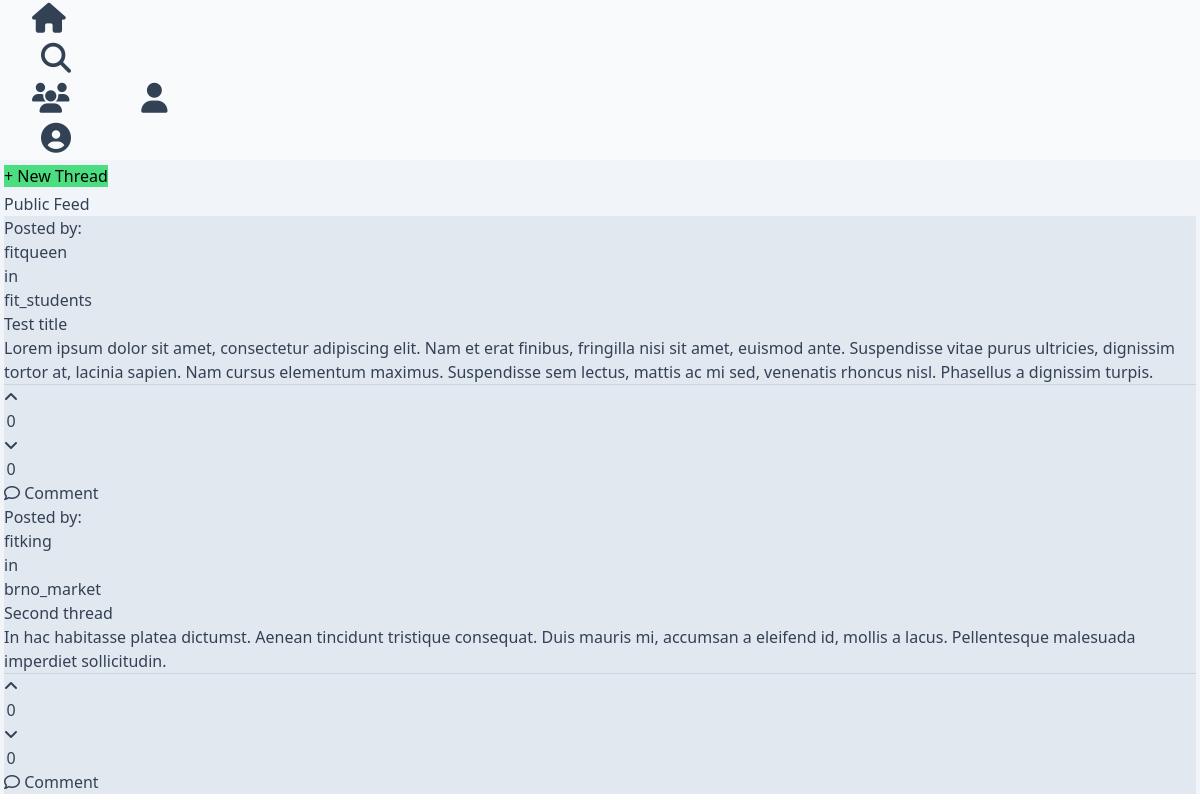
The page / on the database its author committed.
### tables this page shows
CREATE TABLE threads
(
    thread_id int NOT NULL AUTO_INCREMENT,
    thread_title varchar(255) NOT NULL,
    thread_text varchar(500) NOT NULL,
    thread_date TIMESTAMP DEFAULT CURRENT_TIMESTAMP NOT NULL,
    thread_positive_rating int DEFAULT 0,
    thread_negative_rating int DEFAULT 0,
    reply_id int,
    poster_id varchar(20) NOT NULL,
    group_id varchar(255) NOT NULL,
    PRIMARY KEY (thread_id),
    FOREIGN KEY (poster_id) REFERENCES users(user_id),
    FOREIGN KEY (group_id) REFERENCES groups(group_id),
    FOREIGN KEY (reply_id) REFERENCES threads(thread_id)
);

CREATE TABLE users
(
    user_id varchar(20) NOT NULL,
    user_password varchar(255) NOT NULL,
    user_email varchar(50) NOT NULL,
    user_profile_pic varchar(4000) DEFAULT NULL,
    user_banner varchar(4000) DEFAULT NULL,
    user_full_name varchar(255) DEFAULT NULL,
    user_gender ENUM('Male', 'Female', 'Other') DEFAULT 'Other',
    user_birthdate date,
    user_date_of_reg TIMESTAMP DEFAULT CURRENT_TIMESTAMP NOT NULL,
    user_public_flag boolean DEFAULT 1,
    PRIMARY KEY (user_id)    
);

### components/thread.php (the view, shortened to what this page needs)
<div class="flex flex-col px-4 py-2 mt-2 rounded-lg mx-80 thread-colorscheme text-colorscheme drop-shadow-md">
	<div class="flex flex-col">
		<div class="flex flex-row">
			<span class="text-sm text-slate-500 dark:text-slate-400">
				Posted by:
			</span>
			<object class="px-1 text-sm text-slate-500 dark:text-slate-400 hover:underline">
				<a href="<?= $context ?>/profile/<?= $threadPoster ?>">
					<?= $threadPoster ?>
				</a>
			</object>
			<span class="text-sm text-slate-500 dark:text-slate-400">
				in
			</span>
			<object class="px-1 text-sm text-slate-500 dark:text-slate-400 hover:underline">
				<a href="<?= $context ?>/group/<?= $groupId ?>">
					<?= $groupId ?>
				</a>
			</object>
		</div>
		<div class="flex flex-row">
			<a href="<?= $context ?>/thread/<?= $threadId ?>">
				<h3 class="text-xl hover:underline decoration-1">
					<?= $threadTitle ?>
				</h3>
			</a>
		</div>
		<div id="<?= $threadId ?>" class="relative flex flex-col items-center justify-center w-full h-full thread-text">
			<p class="h-12 text-base select-none max-h-52 gradient-mask-b-50">
				<?= $threadText ?>
			</p>
		</div>
		<hr class="mt-4 divider-colorscheme" />
		<div class="flex flex-row items-center justify-between px-4 mx-40 mt-2 min-h-fit">
			<button class="flex flex-row items-center justify-center w-full px-2 py-1 text-base transition-all duration-300 rounded-md hover:bg-slate-300 dark:hover:bg-slate-600">
				<i class="fa-solid fa-angle-up"></i>
				<div class="pl-4 text-base">
					<?= $threadPositiveRating ?>
				</div>
			</button>
			<button class="flex flex-row items-center justify-center w-full px-2 py-1 text-base transition-all duration-300 rounded-md hover:bg-slate-300 dark:hover:bg-slate-600">
				<i class="text-base fa-solid fa-angle-down"></i>
				<div class="pl-4 text-base ">
					<?= $threadNegativeRating ?>
				</div>
			</button>
			<a href="<?= $context ?>/thread/<?= $threadId ?>/comment" class="flex flex-row items-center justify-center w-full px-2 py-1 text-base transition-all duration-300 rounded-md hover:bg-slate-300 dark:hover:bg-slate-600">
				<i class="fa-regular fa-comment"></i>
				<span class="pl-2 text-base">
					Comment
				</span>
			</a>
		</div>
	</div>
</div>

### index.php (shortened to what this page needs)
<?php
$request = $_SERVER["REQUEST_URI"];
$exploded = explode("/", $request);
switch ($exploded[2]) {
    case ('index'):
    case ('index.php'):
    case (''):
        require_once __DIR__ . "/views/mainPageView.php";
        break;
}

### views/mainPageView.php (shortened to what this page needs)
<?php
$context = $_SERVER["CONTEXT_PREFIX"];
try {
    $db = new PDO("mysql:host=localhost;dbname=xduric06;port=/var/run/mysql/mysql.sock", 'xduric06', 'j4sipera');
} catch (PDOException $e) {
    echo "Connection error: " . $e->getMessage();
    die();
}
?>
<!DOCTYPE html>
<html class="h-full">
<head>
    <link href="<?= $context ?>/dist/style.css" rel="stylesheet">
</head>
<body class="h-full">
    <div class="flex flex-col h-full main-background-colorscheme">
        <?php
        require_once "./components/header.php";
        ?>
        <div class="flex h-full overflow-hidden">
            <aside class="flex p-1 m-1 min-w-fit ">
                <div class="flex-col items-center p-2 ">
                    <a href="<?= $context ?>/submit" class="p-2 px-4 mx-12 text-2xl font-bold text-center text-white transition-all duration-300 rounded-full confirm-button-colorscheme">
                        + New Thread
                    </a>
                </div>
            </aside>
            <div class="flex flex-col w-full p-2 m-1">
                <?php
                if (isset($_SESSION["loggedIn"]) && $_SESSION["loggedIn"] === true) {
                ?>
                    <h2 class="mx-40 text-2xl font-bold text-colorscheme">
                        My Feed
                    </h2>
                <?php
                } else {
                ?>
                    <h2 class="mx-40 text-2xl font-bold text-colorscheme">
                        Public Feed
                    </h2>
                <?php
                }
                ?>
                <div class="h-full overflow-auto no-scrollbar">
                    <div>
                        <?php
                        if (isset($_SESSION["loggedIn"]) && $_SESSION["loggedIn"] === true) {
                        } else {
                            $publicThreadsQuery = $db->prepare("SELECT threads.thread_id, threads.thread_title, threads.thread_text, threads.group_id, threads.thread_positive_rating, threads.thread_negative_rating, users.user_id AS 'thread_poster' FROM threads
                            LEFT JOIN users ON threads.poster_id = users.user_id
                            LEFT JOIN groups ON threads.group_id = groups.group_id
                            WHERE groups.group_public_flag = 1");
                            $publicThreadsQuery->execute();
                            while ($publicThread = $publicThreadsQuery->fetch(PDO::FETCH_ASSOC)) {
                                $threadTitle = $publicThread["thread_title"];
                                $threadText = $publicThread["thread_text"];
                                $threadPoster = $publicThread["thread_poster"];
                                $threadId = $publicThread["thread_id"];
                                $threadPositiveRating = $publicThread["thread_positive_rating"];
                                $threadNegativeRating = $publicThread["thread_negative_rating"];
                                $groupId = $publicThread["group_id"];
                                include "./components/thread.php";
                            }
                        }
                        ?>
                    </div>
                </div>
            </div>
        </div>
    </div>
</body>
</html>

### components/header.php (shortened to what this page needs)
<?php
$context = $_SERVER["CONTEXT_PREFIX"];
?>
<header class="relative z-50">
    <ul class="flex flex-row justify-between p-2 header-colorscheme text-colorscheme drop-shadow">
        <div class="flex">
            <a id="/" class="header-element" href="<?= $context ?>/">
                <i class="fa-solid fa-house"></i>
            </a>
        </div>
        <div class="flex flex-row">
            <button id="/browse" class="group browser-button header-element">
                <i class="fa-solid fa-magnifying-glass"></i>
            </button>
            <a id="hiddenButtonBrowseGroups" class="hidden mx-2 header-element" href="<?= $context ?>/browse/groups">
                <i class="fa-solid fa-users"></i>
            </a>
            <a id="hiddenButtonBrowseUsers" class="hidden header-element" href="<?= $context ?>/browse/users">
                <i class="fa-solid fa-user"></i>
            </a>
        </div>
        <div>
            <button id="/profile" class="toggle-profile-dropdown header-element">
                <i class="fa-solid fa-circle-user toggle-profile-dropdown"></i>
            </button>
        </div>
    </ul>
</header>

### rows shown on the page
threads: poster.user_id "fitqueen", group "fit_students", thread_title "Test title", thread_text "Lorem ipsum dolor sit amet, consectetur adipiscing elit. Nam et erat finibus, fringilla nisi sit amet, euismod ante. Suspendisse vitae purus ultricies, dignissim tortor at, lacinia sapien. Nam cursus elementum maximus. Suspendisse sem lectus, mattis ac mi sed, venenatis rhoncus nisl. Phasellus a dignissim turpis.", thread_positive_rating "0", thread_negative_rating "0"
threads: poster.user_id "fitking", group "brno_market", thread_title "Second thread", thread_text "In hac habitasse platea dictumst. Aenean tincidunt tristique consequat. Duis mauris mi, accumsan a eleifend id, mollis a lacus. Pellentesque malesuada imperdiet sollicitudin.", thread_positive_rating "0", thread_negative_rating "0"
